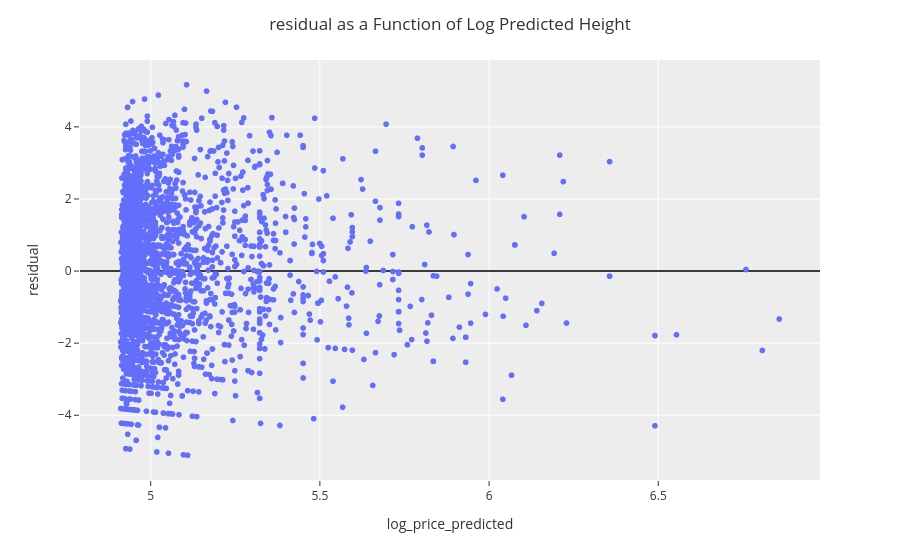

Notebook code cell kept with this figure:
### Code cell
fig = px.scatter(DF_model2,x='log_price_predicted',y='residual')

# Update layout to show axis line at y=0
fig.update_layout(
    yaxis={'zeroline':True, 'zerolinewidth':1.5, 'zerolinecolor':"black"}
)

fig.update_layout(template="ggplot2",
                  title='residual as a Function of Log Predicted Height',
                  title_x=0.5
                 )
fig.show()

### Figure 1 — Plotly figure (JSON) as saved in the notebook; plotly's stock layout.template omitted (floating-point values rounded to 4 significant figures; data arrays with more than 128 entries replaced by an {"elided": "..."} marker saying what was removed)
{"data": [{"hovertemplate": "log_price_predicted=%{x}<br>residual=%{y}<extra></extra>", "legendgroup": "", "marker": {"color": "#636efa", "symbol": "circle"}, "mode": "markers", "name": "", "showlegend": false, "type": "scattergl", "x": {"elided": "3211 float values"}, "xaxis": "x", "y": {"elided": "3211 float values"}, "yaxis": "y"}], "layout": {"legend": {"tracegroupgap": 0}, "margin": {"t": 60}, "title": {"text": "residual as a Function of Log Predicted Height", "x": 0.5}, "xaxis": {"anchor": "y", "domain": [0, 1], "title": {"text": "log_price_predicted"}}, "yaxis": {"anchor": "x", "domain": [0, 1], "title": {"text": "residual"}, "zeroline": true, "zerolinecolor": "black", "zerolinewidth": 1.5}}}
